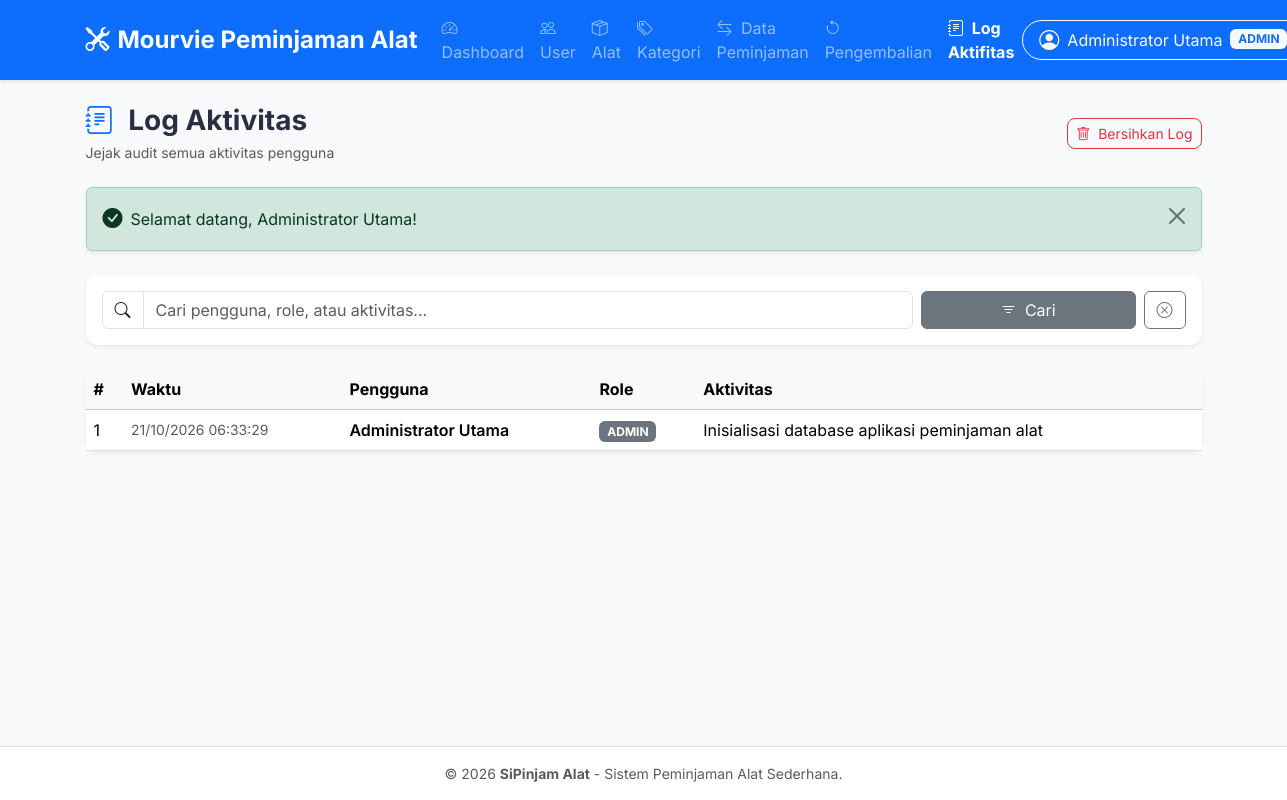
Page /log.php (signed in) on the committed database.
### tables this page shows
CREATE TABLE `log_aktivitas` (
  `id_log` INT AUTO_INCREMENT PRIMARY KEY,
  `id_user` INT DEFAULT NULL,
  `nama_user` VARCHAR(100) DEFAULT NULL,
  `role` VARCHAR(20) DEFAULT NULL,
  `aktivitas` VARCHAR(255) NOT NULL,
  `created_at` DATETIME DEFAULT CURRENT_TIMESTAMP
);

### log.php (called while the page is built)
<?php
require_once __DIR__ . '/assets/log.php';

### assets/log.php (the view, shortened to what this page needs)
<?php
require_once __DIR__ . '/config.php';
$cari = sanitize($_GET['q'] ?? '');
$sql = "SELECT * FROM log_aktivitas WHERE 1=1";
$params = [];
$sql .= " ORDER BY id_log DESC LIMIT 200";
$stmt = $pdo->prepare($sql);
$stmt->execute($params);
$logs = $stmt->fetchAll();
$active_page = 'log';
require_once __DIR__ . '/header.php';
require_once __DIR__ . '/navbar.php';
?>
<div class="container py-4">
    <div class="d-flex flex-column flex-md-row justify-content-between align-items-md-center gap-3 mb-4">
        <div>
            <h3 class="fw-bold mb-1"><i class="bi bi-journal-text text-primary me-2"></i> Log Aktivitas</h3>
            <p class="text-muted small mb-0">Jejak audit semua aktivitas pengguna</p>
        </div>
        <?php if (!empty($logs)): ?>
            <form method="POST" onsubmit="return konfirmasi('Hapus semua log aktivitas?');">
                <button class="btn btn-outline-danger btn-sm rounded-3"><i class="bi bi-trash me-1"></i> Bersihkan Log</button>
            </form>
        <?php endif; ?>
    </div>
    <?= tampil_flash() ?>
    <div class="card shadow-sm mb-4">
        <div class="card-body py-3">
            <form method="GET" class="row g-2 align-items-center">
                <div class="col-12 col-md-9">
                    <div class="input-group">
                        <span class="input-group-text bg-white"><i class="bi bi-search"></i></span>
                        <input type="text" name="q" class="form-control" placeholder="Cari pengguna, role, atau aktivitas..." value="<?= htmlspecialchars($cari) ?>">
                    </div>
                </div>
                <div class="col-12 col-md-3 d-flex gap-2">
                    <button class="btn btn-secondary w-100"><i class="bi bi-filter me-1"></i> Cari</button>
                    <a href="log.php" class="btn btn-outline-secondary"><i class="bi bi-x-circle"></i></a>
                </div>
            </form>
        </div>
    </div>
    <div class="card shadow-sm">
        <div class="card-body p-0">
            <div class="table-responsive"><table class="table table-hover align-middle mb-0">
                <thead class="table-light"><tr><th>#</th><th>Waktu</th><th>Pengguna</th><th>Role</th><th>Aktivitas</th></tr></thead>
                <tbody>
                <?php if (empty($logs)): ?>
                    <tr><td colspan="5" class="text-center py-4 text-muted">Belum ada log.</td></tr>
                <?php else: foreach ($logs as $i => $l): ?>
                    <tr>
                        <td><?= $i + 1 ?></td>
                        <td class="small text-muted" style="white-space:nowrap;"><?= date('d/m/Y H:i:s', strtotime($l['created_at'])) ?></td>
                        <td class="fw-semibold"><?= htmlspecialchars($l['nama_user'] ?: 'System') ?></td>
                        <td><span class="badge bg-secondary text-uppercase"><?= htmlspecialchars($l['role'] ?: '-') ?></span></td>
                        <td><?= htmlspecialchars($l['aktivitas']) ?></td>
                    </tr>
                <?php endforeach; endif; ?>
                </tbody>
            </table></div>
        </div>
    </div>
</div>
<?php require_once __DIR__ . '/footer.php'; ?>

### assets/navbar.php (shortened to what this page needs)
<?php
$current_user = $_SESSION['user'] ?? null;
$role = $current_user['role'] ?? '';
$active_page = $active_page ?? '';
?>
<nav class="navbar navbar-expand-lg navbar-dark bg-primary shadow-sm sticky-top">
    <div class="container">
        <a class="navbar-brand d-flex align-items-center fw-bold fs-4" href="index.php">
            <i class="bi bi-tools me-2"></i> Mourvie Peminjaman Alat
        </a>
        <div class="collapse navbar-collapse" id="navbarNav">
            <ul class="navbar-nav me-auto mb-2 mb-lg-0">
                <?php if ($role === 'admin'): ?>
                    <li class="nav-item">
                        <a class="nav-link <?= $active_page === 'dashboard' ? 'active fw-bold' : '' ?>" href="index.php">
                            <i class="bi bi-speedometer2 me-1"></i> Dashboard
                        </a>
                    </li>
                    <li class="nav-item">
                        <a class="nav-link <?= $active_page === 'users' ? 'active fw-bold' : '' ?>" href="users.php">
                            <i class="bi bi-people me-1"></i> User
                        </a>
                    </li>
                    <li class="nav-item">
                        <a class="nav-link <?= $active_page === 'alat' ? 'active fw-bold' : '' ?>" href="alat.php">
                            <i class="bi bi-box-seam me-1"></i> Alat
                        </a>
                    </li>
                    <li class="nav-item">
                        <a class="nav-link <?= $active_page === 'kategori' ? 'active fw-bold' : '' ?>" href="kategori.php">
                            <i class="bi bi-tags me-1"></i> Kategori
                        </a>
                    </li>
                    <li class="nav-item">
                        <a class="nav-link <?= $active_page === 'peminjaman' ? 'active fw-bold' : '' ?>" href="peminjaman.php">
                            <i class="bi bi-arrow-left-right me-1"></i> Data Peminjaman
                        </a>
                    </li>
                    <li class="nav-item">
                        <a class="nav-link <?= $active_page === 'pengembalian' ? 'active fw-bold' : '' ?>" href="pengembalian.php">
                            <i class="bi bi-arrow-counterclockwise me-1"></i> Pengembalian
                        </a>
                    </li>
                    <li class="nav-item">
                        <a class="nav-link <?= $active_page === 'log' ? 'active fw-bold' : '' ?>" href="log.php">
                            <i class="bi bi-journal-text me-1"></i> Log Aktifitas
                        </a>
                    </li>
                <?php endif; ?>
            </ul>
            <div class="d-flex align-items-center gap-2">
                <?php if ($current_user): ?>
                    <div class="dropdown">
                        <button class="btn btn-outline-light dropdown-toggle d-flex align-items-center gap-1 py-1 px-3 rounded-pill" type="button" data-bs-toggle="dropdown">
                            <i class="bi bi-person-circle fs-5"></i>
                            <span class="d-none d-md-inline ms-1"><?= htmlspecialchars($current_user['nama_lengkap']) ?></span>
                            <span class="badge bg-light text-primary ms-1 text-uppercase small"><?= htmlspecialchars($current_user['role']) ?></span>
                        </button>
                    </div>
                <?php else: ?>
                    <a href="login.php" class="btn btn-light text-primary font-weight-bold btn-sm rounded-pill px-3">
                        <i class="bi bi-box-arrow-in-right me-1"></i> Login
                    </a>
                <?php endif; ?>
            </div>
        </div>
    </div>
</nav>

### assets/css/style.css (style rules this page uses)
body { font-family: 'Inter', system-ui, sans-serif; color: #2b2d42; background-color: #f4f6f9; }
.card { border: none; border-radius: 12px; transition: transform .2s ease, box-shadow .2s ease; }

### rows in the picture
log_aktivitas: nama_user "Administrator Utama", role "ADMIN", created_at "21/10/2026 06:33:29", aktivitas "Inisialisasi database aplikasi peminjaman alat"

### other values in the picture
$f['pesan'] "Selamat datang, Administrator Utama!"
